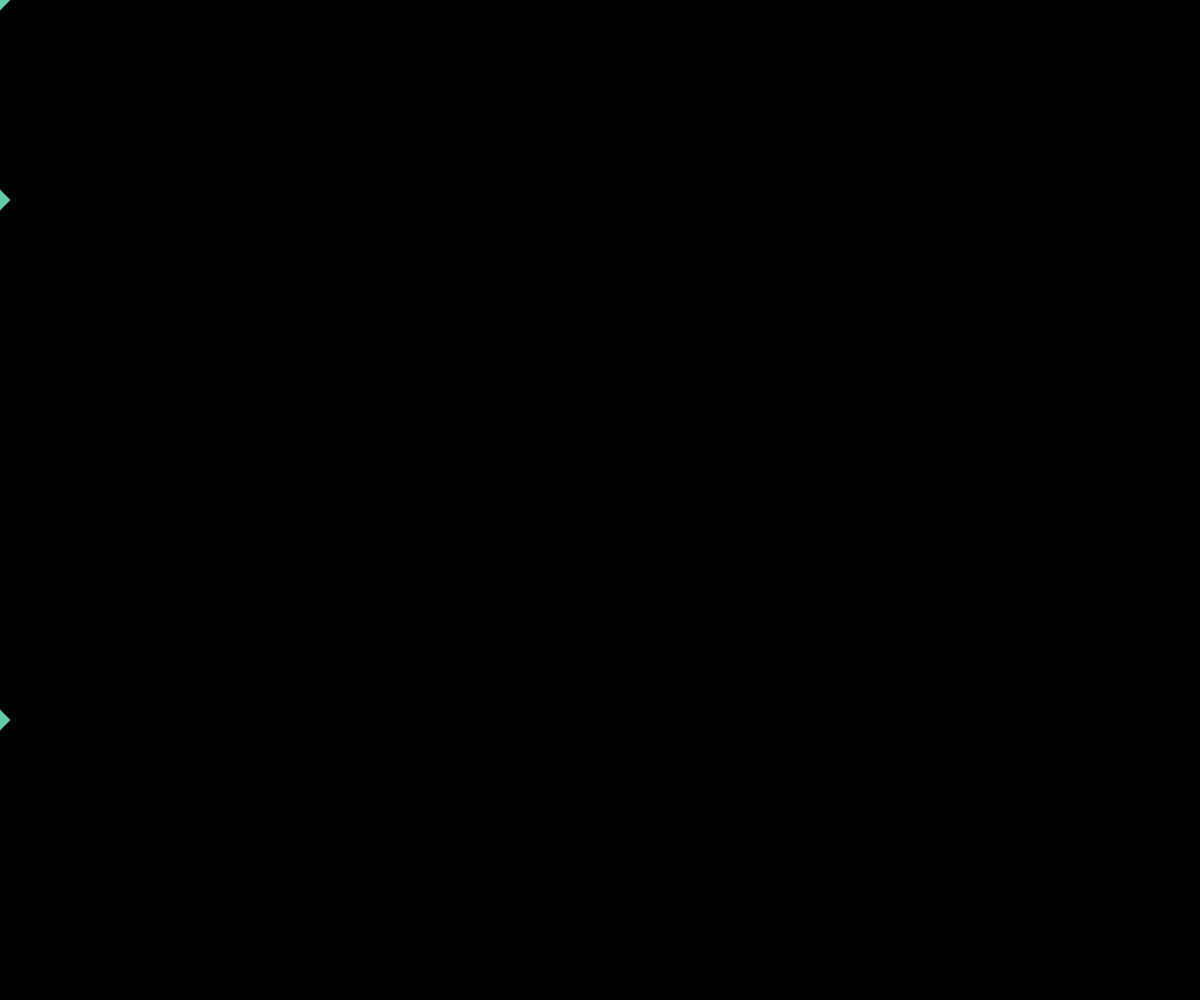
Frame 1 (no input)
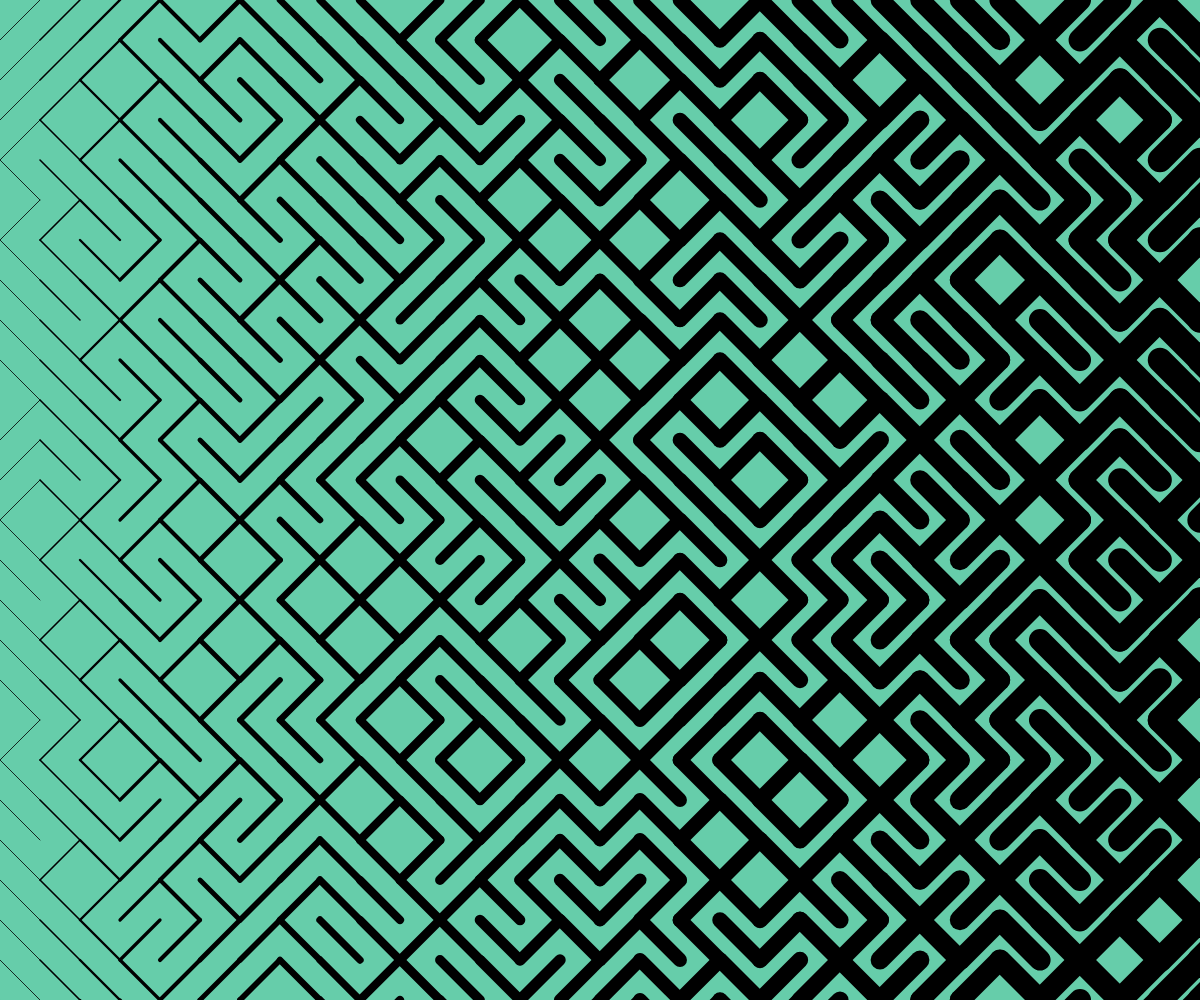
Frame 60 (no input)
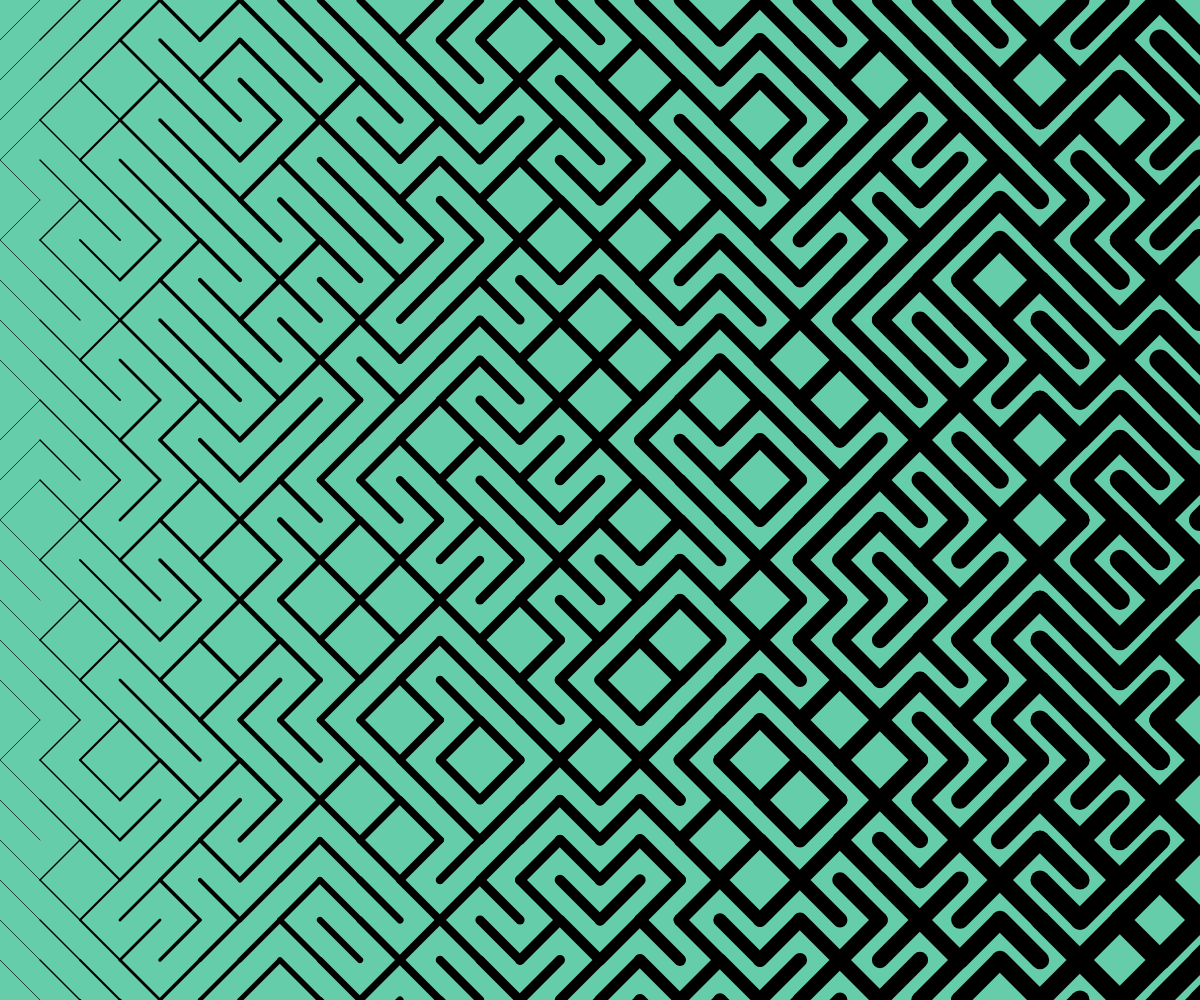
Frame 120 (the mouse pressed at the canvas centre since frame 60)

The p5.js sketch that drew these frames (run headless with seeded random() and noise() and a simulated clock; from frame 60 on, the mouse is pressed at the canvas centre):

// p5.js sketch
// ── sketch.js
// Made with some great guidance from Brett Cooper, 
// you'll find him in my following.
// need to clean this up lol 


let stor = [];	//Stores the random positions
let seq;				//Color randomizer
let col = ["PEACHPUFF",	//bg colors
				"SALMON",
				"HOTPINK",
				"TOMATO",
				"YELLOW",
				"MOCCASIN",
				"KHAKI",
				"THISTLE",
				"VIOLET",
				"MEDIUMPURPLE",
				"BLUEVIOLET",
				"MEDIUMSLATEBLUE",
				"LAWNGREEN",
				"MEDIUMSPRINGGREEN",
				"MEDIUMAQUAMARINE",
				"AQUAMARINE",
				"DEEPSKYBLUE",
				"DODGERBLUE",
				"WHEAT",
				"CHOCOLATE",
				"LIGHTGRAY",
				"MISTYROSE"];
	// var wipe = 0;
	

function setup() {
	
createCanvas(windowWidth, windowHeight);
seq = int(random(0,20));	//randomizes the color for the first run
	
for ( var i = 0; i < width*height; i++){	// Makes random positions for the segments stores it
stor[i] = random();
}


}

function draw() {

// INPUT YOUR VALUES HERE

var step = 40;		// size of a point
var pad = 20;			// padding between 
var speed = 20 ;	// speed of the wave


var unit = step - pad; 
	
var count, 
		wavex, 
		wavey;
	
count = sin(frameCount/(speed*PI));
wavex = map(count, -1,1, -width, width);
wavey = map(count, -1,1, -height, height);


	
if(count >-0.01 && count <0.01){
seq = int(random(0,21));
// randomizinator();
}
	background(col[seq]);

translate(-step,-step);	
	
	
// Grid maker 
for (var x = 0; x < width+100; x = x + step) {
	for (var y = 0; y < height+100  ; y = y + step) {
		strokeWeight((unit*x/wavex) % 400);
		strokeWeight(((-1*unit)*(y/wavey)) % 400);
		if(stor[x*y]>0.5){
		line(x+step, y+step, x, y );
		}	else {
			line(x+step, y,x, y+step);
			}

	}
}
	
// if( wipe > 4){
// 	setup;
//  }
// 	print(wipe);

}



// function randomizinator(){
// for ( var i = 0; i < width*height; i++){	// Makes random positions for the segments stores it
// stor[i] = random();
// }
// }
